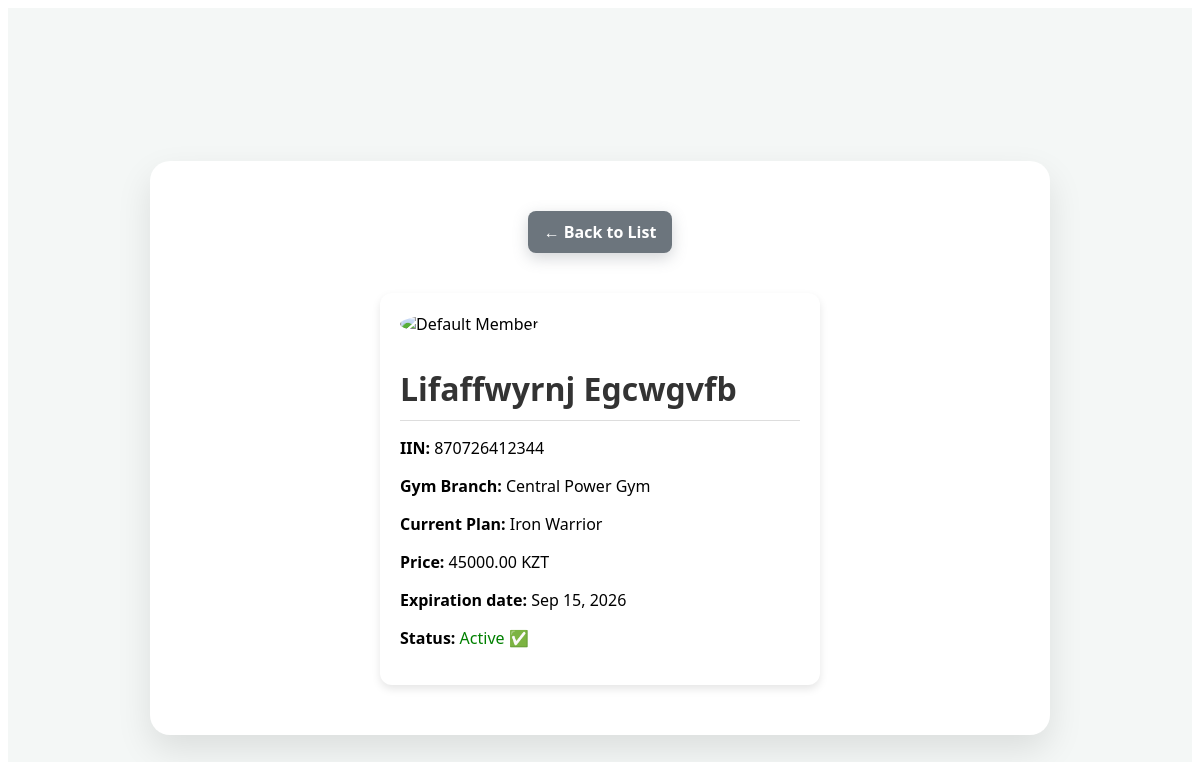
Page /member/33/ on the committed database.
### Members/models.py (models this page shows, shortened)
class Member(models.Model):
    user = models.OneToOneField(User, on_delete=models.CASCADE,
                                null = True, blank=True)
    first_name = models.CharField(max_length=50,
                                 verbose_name="First Name")
    last_name = models.CharField(max_length=50,
                                 verbose_name='Last Name')
    iin = models.CharField(max_length=12,
                           unique=True,
                           validators=[CheckIIN],
                           verbose_name='IIN')
    photo = models.ImageField(
        upload_to='member_photos/',
        null=True,
        blank=True,
        verbose_name="Member Photo"
    )
    branch = models.ForeignKey(GymBranch,
                               on_delete=models.CASCADE,
                               verbose_name="Home Branch")
    plan = models.ForeignKey(MembershipPlan,
                             on_delete=models.SET_NULL,
                             null=True,
                             verbose_name='Current Plan')
    membership_start = models.DateField(auto_now_add=True)
    def expiration_date(self):
        if self.plan:
            return self.membership_start + timedelta(days=30 * self.plan.duration_months)
        return None

class GymBranch(models.Model):
    name  = models.CharField(max_length=100,
                             unique=True,
                             verbose_name='Branch Name')
    address = models.CharField(max_length=255,
                               verbose_name='Location')
    class Meta:
        verbose_name = 'Gym Branch'
        verbose_name_plural = 'Gym Branches'

class MembershipPlan(models.Model):
    name =models.CharField(max_length=50,
                           verbose_name='Plan Name',
                           )
    price = models.DecimalField(max_digits=10,
                                decimal_places=2,
                                verbose_name='Price')
    duration_months = models.IntegerField(default=1)
    branch = models.ForeignKey(GymBranch, on_delete=models.CASCADE, null=True)
    class Meta:
        verbose_name = 'Membership Plan'
        verbose_name_plural = 'Membership Plans'

### Members/views.py (the view)
# urls.py: path('member/<int:pk>/', VMemberDetail.as_view(), name = 'member_detail'),
class VMemberDetail(TemplateView):
    template_name = "member_detail.html"
    def get(self, req, pk):
        member = get_object_or_404(Member, pk=pk)
        return self.render_to_response({
            'member': member,
            'title': f"Profile: {member.first_name}",
            'today': date.today(),
            'expiration_date': member.expiration_date()
        })

### Members/templates/member_detail.html (shortened to what this page needs)
{% extends "base.html" %}
{% load static %}
{% block content %}
<div class="page">
  <div class="container">
    <a href="{% url 'member_list' %}" class="btn secondary back-btn">← Back to List</a>
    <div class="member-card">
      {% if member.photo %}
        <img src="{{ member.photo.url }}" alt="{{ member.first_name }}" class="member-photo" width="150">
      {% else %}
        <img src="{% static 'images/default_member.png' %}" alt="Default Member" class="member-photo" width="150">
      {% endif %}
      <h1 class="title">{{ member.first_name }} {{ member.last_name }}</h1>
      <hr>
      <p><strong>IIN:</strong> {{ member.iin }}</p>
      <p><strong>Gym Branch:</strong> {{ member.branch.name }}</p>
      <p><strong>Current Plan:</strong> {{ member.plan.name }}</p>
      <p><strong>Price:</strong> {{ member.plan.price }} KZT</p>
      <p><strong>Expiration date:</strong> {{ expiration_date|date:"M d, Y" }}</p>
      <p><strong>Status:</strong>
        {% if expiration_date and expiration_date >= today %}
          <span style="color:green;">Active ✅</span>
        {% else %}
          <span style="color:red;">Expired ❌</span>
        {% endif %}
      </p>
    </div>
  </div>
</div>
{% endblock %}

### Members/static/css/style.css (style rules this page uses)
.page { font-family: 'Segoe UI', Tahoma, Geneva, Verdana, sans-serif; background-color: #f4f7f6; margin: 0; padding: 40px; display: flex; justify-content: center; align-items: center; min-height: 100vh; }
.container { background: white; padding: 50px; border-radius: 20px; box-shadow: 0 15px 35px rgba(0, 0, 0, 0.1); width: 100%; max-width: 800px; text-align: center; }
.title { color: #333; margin-bottom: 10px; }
.btn { display: inline-block; padding: 15px 30px; color: white; text-decoration: none; border-radius: 10px; font-weight: bold; font-size: 16px; transition: 0.3s; }
.secondary { background: #6c757d; box-shadow: 0 5px 15px rgba(108, 117, 125, 0.3); }
.back-btn { margin-bottom: 20px; }
.member-card { background: white; padding: 20px; border-radius: 12px; box-shadow: 0 4px 8px rgba(0,0,0,0.1); max-width: 400px; margin-top: 20px; margin-left: auto; margin-right: auto; text-align: left; }
.member-card hr { border: 0; height: 1px; background: #ddd; margin: 10px 0; }
.member-photo { border-radius: 50%; margin-bottom: 10px; }
.btn { padding: 10px 16px; text-decoration: none; border-radius: 8px; font-weight: bold; transition: 0.2s; }

### rows in the picture
Member: first_name "Lifaffwyrnj", last_name "Egcwgvfb", iin "870726412344", branch.name "Central Power Gym", plan.name "Iron Warrior", plan.price "45000.00"

### other values in the picture
{{ expiration_date|date:"M d, Y" }} "Sep 15, 2026"
